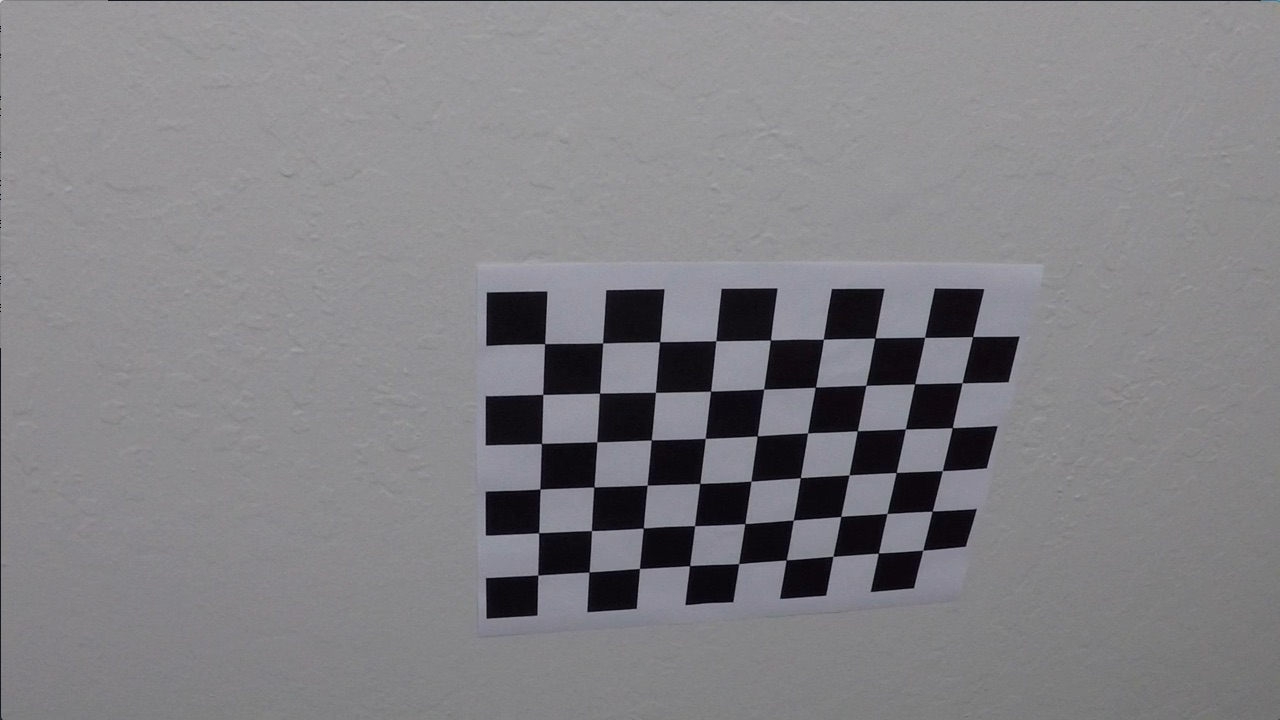
#> input picture 5_LaneDetection/camera_cal/calibration10.jpg, 1280 x 720 px
$ python P4.py   (older library calls are emulated)
#> lines starting #> are read from the running program, lines starting #| are printed output that depends on the picture
#!/usr/bin/env python
# coding: utf-8

# In[1]:


import numpy as np
import pandas as pd
import cv2
import os
import glob
import matplotlib.pyplot as plt
import pickle


# get_ipython().run_line_magic('matplotlib', 'inline')


# ## Calibration & Distortion Correction

# In[2]:


def undistort_img():
    # Prepare object points 0,0,0 ... 8,5,0
    obj_pts = np.zeros((6 * 9, 3), np.float32)
    obj_pts[:, :2] = np.mgrid[0:9, 0:6].T.reshape(-1, 2)

    # Stores all object points & img points from all images
    objpoints = []
    imgpoints = []

    # Get directory for all calibration images
    images = glob.glob("camera_cal/*.jpg")

    for indx, fname in enumerate(images):
        img = cv2.imread(fname)
#> img is the input picture: shape (720, 1280, 3); mean B, G, R 133.1, 129.4, 130.2
        gray = cv2.cvtColor(img, cv2.COLOR_BGR2GRAY)

        ret, corners = cv2.findChessboardCorners(gray, (9, 6), None)
#> ret = True; corners = 54 rows, first 8: [545.3, 343.1], [602.7, 342.8], [660.1, 341.3], [715.8, 340.7], [770.6, 340], [823.5, 339.2], [874.3, 338.5], [925.1, 337.4]

        if ret == True:
            objpoints.append(obj_pts)
            imgpoints.append(corners)
    # Test undistortion on img
    img_size = (img.shape[1], img.shape[0])
#> img_size = (1280, 720)

    # Calibrate camera
    ret, mtx, dist, rvecs, tvecs = cv2.calibrateCamera(
        objpoints, imgpoints, img_size, None, None
    )
#> ret = 1.03; mtx = [[1165.6, 0, 727.6], [0, 1156, 358.5], [0, 0, 1]]; dist = [[-0.293, 0.307, -0.00319, 0.005, -0.525]]; rvecs = ([0.48, -0.274, 0.0473], [0.00453, 0.394, -0.00586], [0.0145, 0.61, 0.0035]); tvecs = ([-3.09, -0.258, 19.56], [-18.71, -2.62, 31.34], [-1.31, -2.95, 21.96])

    dst = cv2.undistort(img, mtx, dist, None, mtx)
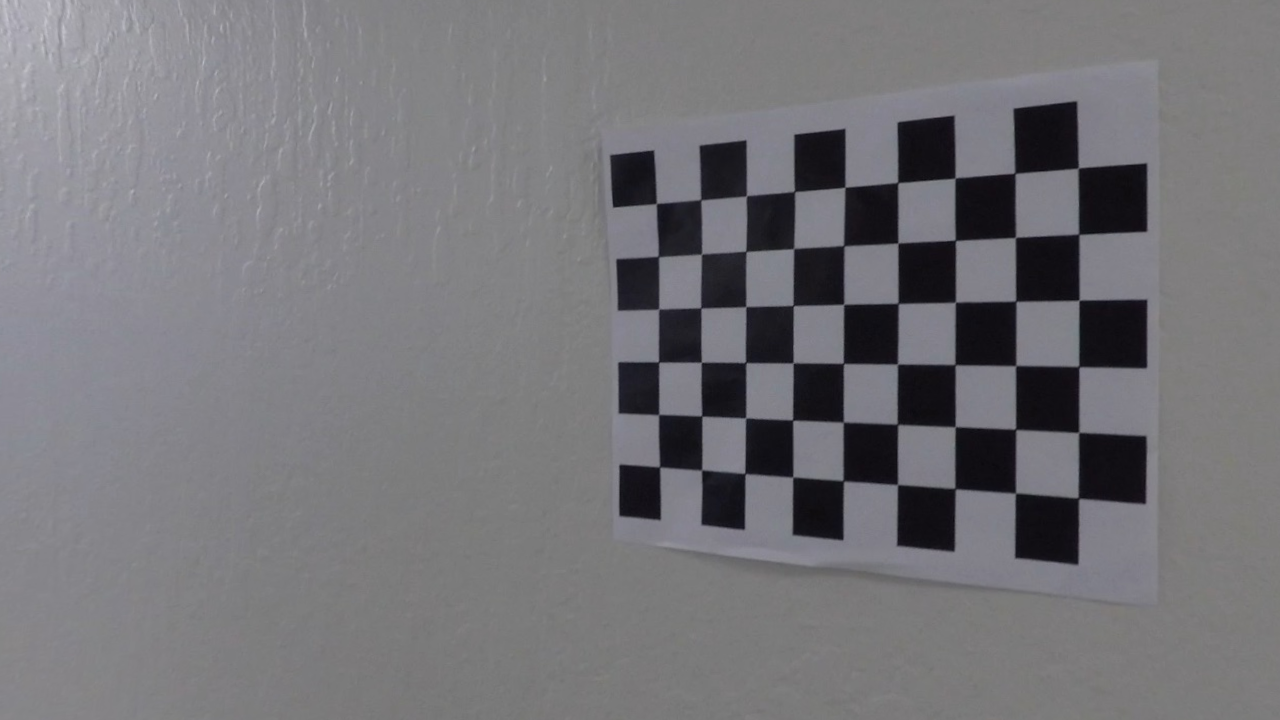
#> dst: shape (720, 1280, 3); mean B, G, R 120.4, 116.4, 117.2
    # Save camera calibration for later use
    dist_pickle = {}
    dist_pickle["mtx"] = mtx
    dist_pickle["dist"] = dist
    pickle.dump(dist_pickle, open("camera_cal/cal_pickle.p", "wb"))


def undistort(img, cal_dir="camera_cal/cal_pickle.p"):
    # cv2.imwrite('camera_cal/test_cal.jpg', dst)
    with open(cal_dir, mode="rb") as f:
        file = pickle.load(f)
    mtx = file["mtx"]
    dist = file["dist"]
#> (the run stopped early here; a loop or call above may not have finished)
